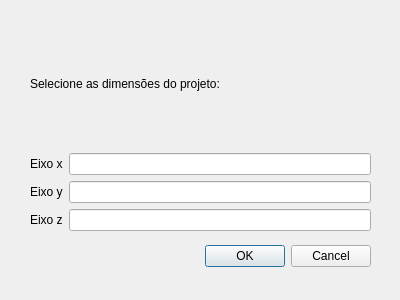
<?xml version="1.0" encoding="UTF-8"?>
<ui version="4.0">
 <class>DialogNewProject</class>
 <widget class="QDialog" name="DialogNewProject">
  <property name="geometry">
   <rect>
    <x>0</x>
    <y>0</y>
    <width>400</width>
    <height>300</height>
   </rect>
  </property>
  <property name="windowTitle">
   <string>Dialog</string>
  </property>
  <widget class="QDialogButtonBox" name="buttonBox">
   <property name="geometry">
    <rect>
     <x>30</x>
     <y>240</y>
     <width>341</width>
     <height>32</height>
    </rect>
   </property>
   <property name="orientation">
    <enum>Qt::Horizontal</enum>
   </property>
   <property name="standardButtons">
    <set>QDialogButtonBox::Cancel|QDialogButtonBox::Ok</set>
   </property>
  </widget>
  <widget class="QWidget" name="verticalLayoutWidget">
   <property name="geometry">
    <rect>
     <x>30</x>
     <y>20</y>
     <width>341</width>
     <height>211</height>
    </rect>
   </property>
   <layout class="QVBoxLayout" name="verticalLayout">
    <item>
     <layout class="QHBoxLayout" name="horizontalLayout">
      <item>
       <widget class="QLabel" name="label">
        <property name="text">
         <string>Selecione as dimensões do projeto:</string>
        </property>
       </widget>
      </item>
     </layout>
    </item>
    <item>
     <layout class="QHBoxLayout" name="horizontalLayout_4">
      <item>
       <widget class="QLabel" name="label_6">
        <property name="text">
         <string>Eixo x</string>
        </property>
       </widget>
      </item>
      <item>
       <widget class="QLineEdit" name="lineEdit_x"/>
      </item>
     </layout>
    </item>
    <item>
     <layout class="QHBoxLayout" name="horizontalLayout_3">
      <item>
       <widget class="QLabel" name="label_5">
        <property name="text">
         <string>Eixo y</string>
        </property>
       </widget>
      </item>
      <item>
       <widget class="QLineEdit" name="lineEdit_y"/>
      </item>
     </layout>
    </item>
    <item>
     <layout class="QHBoxLayout" name="horizontalLayout_2">
      <item>
       <widget class="QLabel" name="label_4">
        <property name="text">
         <string>Eixo z</string>
        </property>
       </widget>
      </item>
      <item>
       <widget class="QLineEdit" name="lineEdit_z"/>
      </item>
     </layout>
    </item>
   </layout>
  </widget>
 </widget>
 <resources/>
 <connections>
  <connection>
   <sender>buttonBox</sender>
   <signal>accepted()</signal>
   <receiver>DialogNewProject</receiver>
   <slot>accept()</slot>
   <hints>
    <hint type="sourcelabel">
     <x>248</x>
     <y>254</y>
    </hint>
    <hint type="destinationlabel">
     <x>157</x>
     <y>274</y>
    </hint>
   </hints>
  </connection>
  <connection>
   <sender>buttonBox</sender>
   <signal>rejected()</signal>
   <receiver>DialogNewProject</receiver>
   <slot>reject()</slot>
   <hints>
    <hint type="sourcelabel">
     <x>316</x>
     <y>260</y>
    </hint>
    <hint type="destinationlabel">
     <x>286</x>
     <y>274</y>
    </hint>
   </hints>
  </connection>
 </connections>
</ui>
